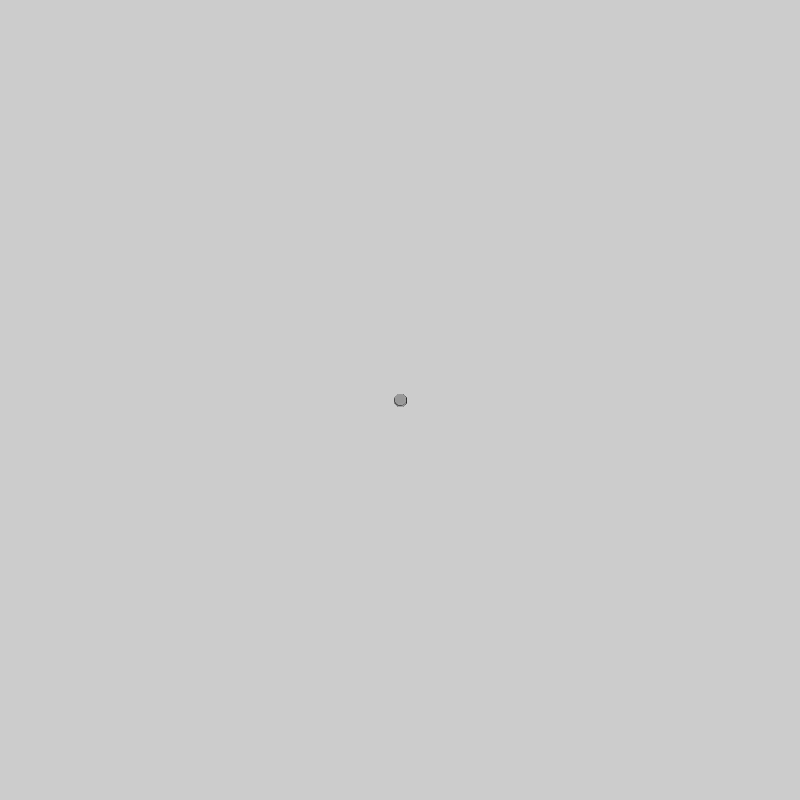
Frame 1 (no input)
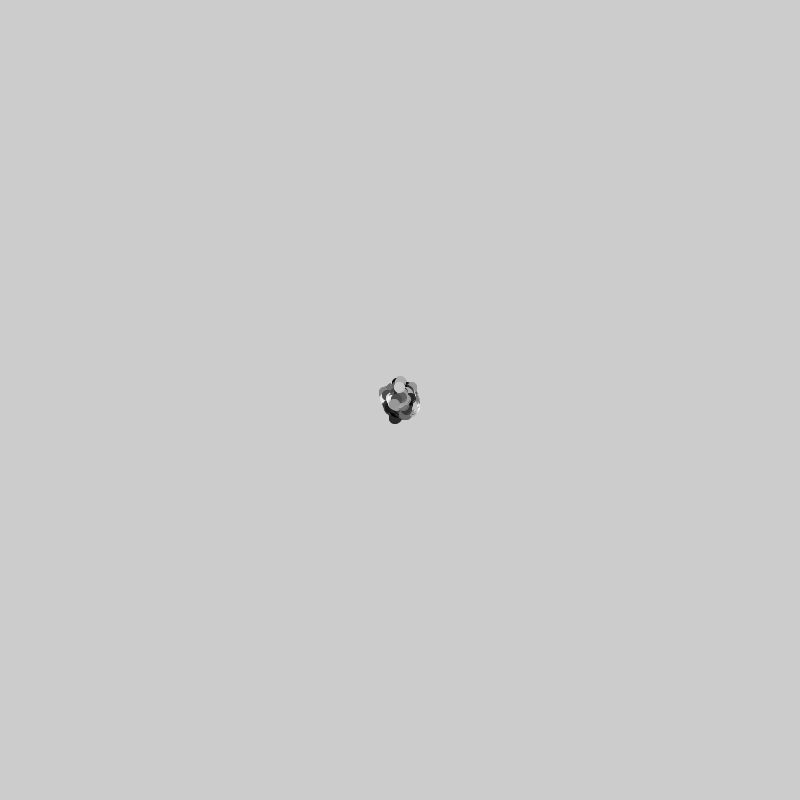
Frame 60 (the mouse pressed at the canvas centre just before this capture)
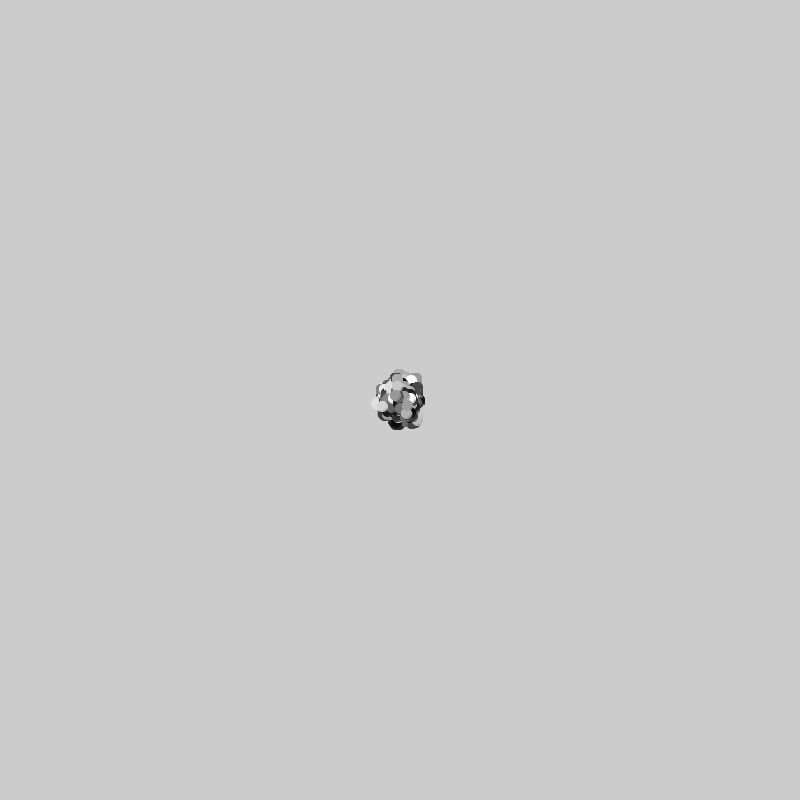
Frame 120 (the mouse held since frame 60 and released just before this capture)

The Processing sketch that drew these frames (run headless with seeded random() and noise(); from frame 60 on, the mouse is pressed at the canvas centre):

// Processing sketch: processing_97375
// ── processing_97375.pde

Walker[] walkers;


void setup() {
     size(800, 800);
     walkers = new Walker[1000];
     for (int i = 0; i < walkers.length; i = i + 1) {
          walkers[i] = new Walker();
     }
}

void draw() {
     for (int i = 0; i < walkers.length; i = i + 1) {
          walkers[i].move();
          walkers[i].render();
     }
} 

class Walker {
     float x, y, colour;

     //constructor
     Walker() {
          x = width/2;
          y = height/2;
          colour = random(0,255);
     }

     void move() {
          int choice = (int)random(0, 5) + 1;
          if (choice == 1)
               x = x + 1;
          if (choice == 2)
               x = x - 1;
          if (choice == 3)
               y = y + 1;
          if (choice == 4)
               y = y - 1;
     }
     
     void render() {
          stroke(colour);
          fill(colour);
          ellipse(x, y, 10, 10);
     }
}
